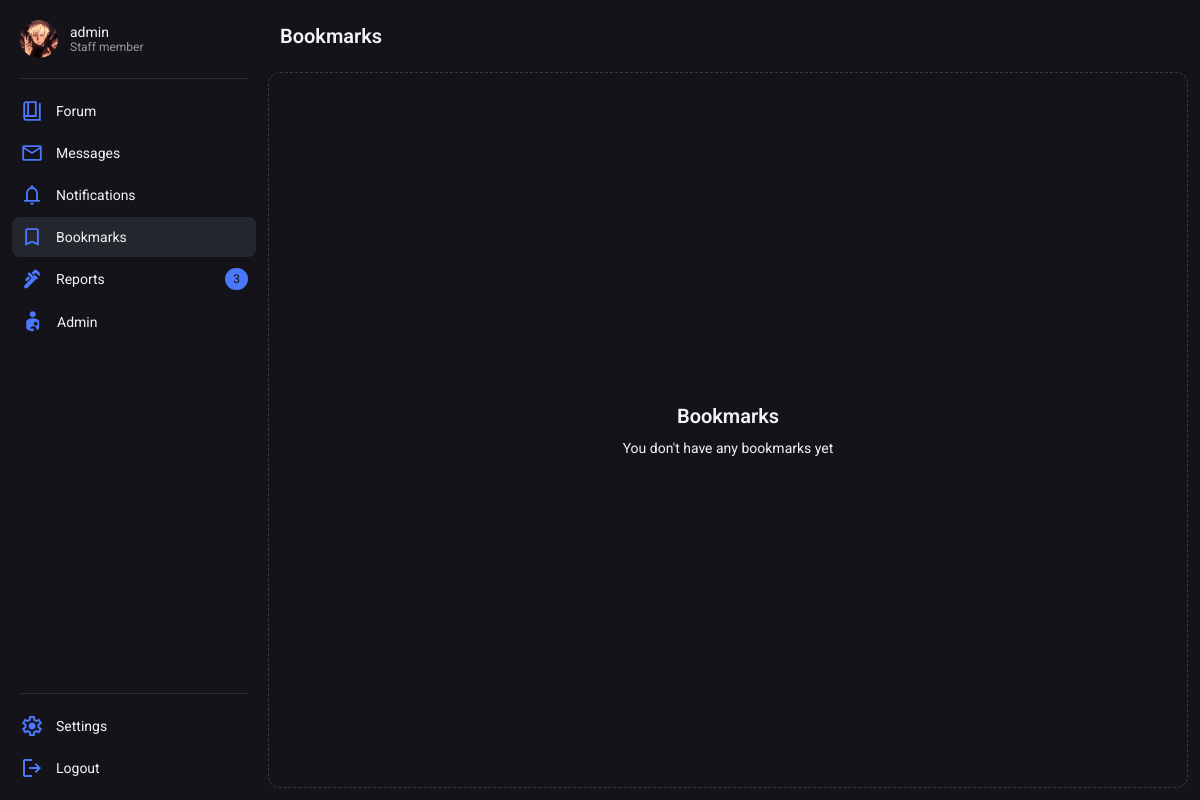
/bookmarks/ (signed in), run on an earlier commit of the app's database.
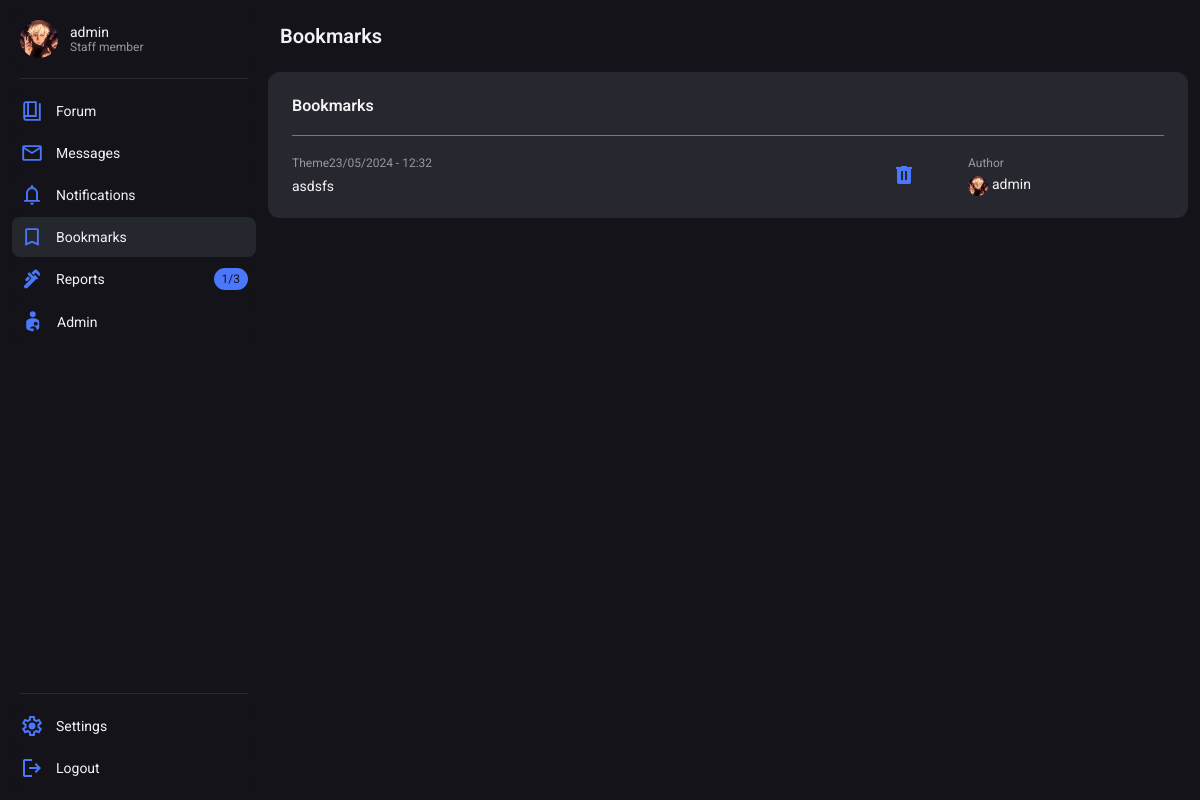
And on a later commit of the database.
### bookmarks/models.py (models this page shows, shortened)
class Bookmark(models.Model):
    user = models.ForeignKey(User, on_delete=models.CASCADE)
    forum_msg = models.ForeignKey(Message, on_delete=models.CASCADE)

### forum/models.py (models this page shows, shortened)
class Message(models.Model):
    thread = models.ForeignKey(Thread, on_delete=models.CASCADE)
    user = models.ForeignKey(User, on_delete=models.CASCADE)
    message = models.TextField()
    is_start = models.BooleanField(default=False)
    upvotes = models.PositiveIntegerField(null=True, blank=True, default=0)
    downvotes = models.PositiveIntegerField(null=True, blank=True, default=0)
    is_solution = models.BooleanField(default=False)
    is_visible = models.BooleanField(default=True)
    deleted_by = models.ForeignKey(User, on_delete=models.SET_NULL, blank=True, null=True, related_name="deleted_by")
    invis_reason = models.TextField(blank=True, null=True)
    time_created = models.DateTimeField(default=datetime.now())
    time_changed = models.DateTimeField(null=True, blank=True)
    changer = models.ForeignKey(User, on_delete=models.SET_NULL, null=True, blank=True, related_name="changer")

### users/models.py (models this page shows, shortened)
class Profile(models.Model):
    user = models.OneToOneField(User, on_delete=models.CASCADE)
    title = models.CharField(max_length=100, null=True, blank=True, default="Member")
    info = models.CharField(max_length=200, null=True, blank=True)
    profile_picture = models.CharField(max_length=225, null=True, blank=True, default="default.svg")
    warnings = models.SmallIntegerField(default=0)
    active_notifications = models.IntegerField(default=0)
    is_banned = models.BooleanField(default=False)
    banned_by = models.ForeignKey(User, related_name='banned_by', null=True, blank=True, on_delete=models.SET_NULL)
    ban_reason = models.TextField(null=True, blank=True)
    ban_time = models.DateTimeField(null=True, blank=True)

### bookmarks/views.py (the view)
# urls.py: path('', bookmarks_main, name='bookmarks_main'),
@login_required()
def bookmarks_main(request):
    user = request.user
    context = {}
    try:
        bookmarks = Bookmark.objects.filter(user=user).order_by('-id')
        context["bookmarks"] = bookmarks
    except:
        context["bookmarks"] = False
    return render(request, 'bookmarks.html', context)

### users/chat_processor.py (called while the page is built, shortened)
def profile_processor(request):
    chat_data = {}
    return chat_data

### bookmarks/templates/bookmarks.html (shortened to what this page needs)
{% extends 'base.html' %}
{% block style %}
    {% load static %}
    <link rel="stylesheet" href="{% static 'forum.css' %}">
    <link rel="stylesheet" href="{% static 'bookmarks.css' %}">
{% endblock %}
{% block header %}
    <header class="wrapper">
        <h2 class="title">Bookmarks</h2>
    </header>
{% endblock %}
{% block content %}
    <div class="container content">
        {% if bookmarks %}
        <div class="container card">
            <div class="wrapper forumCardHeader">
                <h2 class="forumCardTitle">Bookmarks</h2>
            </div>
            {% for bookmark in bookmarks %}
                <div class="cardLine"></div>
                <div class="cardSectionTriple">
                    <a class="wrapper cardSectionItem" href="{% url 'msg_redirect' bookmark.forum_msg.thread.node.slug bookmark.forum_msg.thread.slug bookmark.forum_msg.thread.id bookmark.forum_msg.id %}">
                        <div class="container cardSectionInnerItem">
                            <div class="wrapper">
                                <p class="meta">Theme</p>
                                <p class="meta">{{ bookmark.forum_msg.time_created|date:"d/m/Y - H:i" }}</p>
                            </div>
                            <p class="text">{{ bookmark.forum_msg.message }}</p>
                        </div>
                    </a>
                    <a href="{% url 'del_bookmark' bookmark.id %}" class="centredItem">
                    </a>
                    <a class="container cardSectionAutherItem" href="{% url 'profile_view' bookmark.forum_msg.user.id %}">
                        <p class="meta">Author</p>
                        <div class="wrapper themeCardProfileCon">
                            <img class="themeCardSectionProfilePicture" src="{{ media_url }}{{ bookmark.forum_msg.user.profile.profile_picture }}" alt="">
                            <p class="text">{{ bookmark.forum_msg.user }}</p>
                        </div>
                    </a>
                </div>
            {% endfor %}
        </div>
        {% else %}
            <div class="container NoContentBanner">
                <h2 class="title">Bookmarks</h2>
                <p class="text">You don't have any bookmarks yet</p>
            </div>
        {% endif %}
    </div>
{% endblock %}

### base/templates/base.html (shortened to what this page needs)
<!DOCTYPE html>
<html lang="en">
<head>
    {% load static %}
    {% if request.user.is_authenticated %}
        <link rel="stylesheet" href="{% static 'themes/theme_' %}{{request.user.preference.color_theme}}.css">
    {% else %}
        <link rel="stylesheet" href="{% static 'themes/theme_0.css' %}">
    {% endif %}
    <link rel="stylesheet" href="{% static 'style.css' %}">
    {% block style %}{% endblock %}
</head>
<body>
    <nav>
        {% if request.user.is_authenticated %}
            <div class="container navBtnContainer" id="navConProfile">
                <a class="wrapper navBtn" href="{% url 'profile_view' request.user.id %}">
                    {%  if avatar_path %}
                        <img class="navBtnAvatar" src="{{ avatar_path }}" alt="">
                    {% else %}
                        <img src="{% static 'assets/missing_avatar.svg' %}" alt="">
                    {% endif %}
                    <div class="container">
                        <span class="text">{{ request.user.username }}</span>
                        <span class="meta">{{request.user.profile.title}}</span>
                    </div>
                </a>
            </div>
            <div class="navLine"></div>
            <div class="container navBtnContainer" id="navConMain">
                <a class="wrapper navBtn {% if current_tab == 'forum' %}focus{% endif %}" href="{% url 'forum_main' %}">
                    <span class="text">Forum</span>
                </a>
                <a class="wrapper navBtn space {% if current_tab == 'message' %}focus{% endif %}" href="{% url 'messages_main' %}">
                    <div class="wrapper navBtnMainContainer">
                        <span class="text">Messages</span>
                    </div>
                </a>
                <a class="wrapper navBtn space {% if current_tab == 'notifications' %}focus{% endif %}" href="{% url 'notifications' %}">
                    <div class="wrapper navBtnMainContainer">
                        <span class="text">Notifications</span>
                    </div>
                </a>
                <a class="wrapper navBtn {% if current_tab == 'bookmarks' %}focus{% endif %}" href="{% url 'bookmarks_main' %}">
                    <span class="text">Bookmarks</span>
                </a>
                {% if perms.moderation.view_reports %}
                <a class="wrapper navBtn space {% if current_tab == 'moderation' %}focus{% endif %}" href="{% url 'moderation_main' %}">
                    <div class="wrapper navBtnMainContainer">
                        <span class="text">Reports</span>
                    </div>
                    {% if reports_amount > 0 %}
                        {% if assigned_reports > 0 %}
                            <p class="navNotificationBadge">{{assigned_reports}}/{{reports_amount}}</p>
                        {% else %}
                            <p class="navNotificationBadge">{{reports_amount}}</p>
                        {% endif %}
                    {% endif %}
                </a>
                {% endif %}
                {% if request.user.is_staff %}
                <a class="wrapper navBtn" href="{% url 'admin:index' %}">
                    <span class="text">Admin</span>
                </a>
                {% endif %}
            </div>
            <div class="navLine"></div>
            <div class="container navBtnContainer" id="navConOptions">
                <a class="wrapper navBtn" href="{% url 'profile_edit' request.user.id %}">
                    <span class="text">Settings</span>
                </a>
                <a class="wrapper navBtn" href="{% url 'logout_user' %}">
                    <span class="text">Logout</span>
                </a>
            </div>
        {% endif %}
    </nav>
    <div class="main">
        {% block header %}{% endblock %}
        {% block content %}{% endblock %}
    </div>
</body>
</html>

What changed in the data, as far as the page shows it:
added Bookmark: forum_msg.time_created "23/05/2024 - 12:32", forum_msg.message "asdsfs", forum_msg.user.profile.profile_picture (picture), forum_msg.user "admin"
Also different on the page:
{{ assigned_reports }}: (not shown) → "1"
{{ reports_amount }}: (not shown) → "3"
{{ reports_amount }}: "3" → (not shown)
text no longer shown: "You don't have any bookmarks yet"
